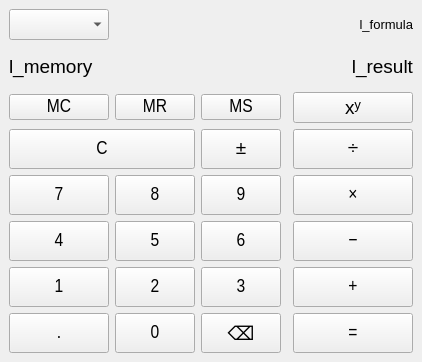
<?xml version="1.0" encoding="UTF-8"?>
<ui version="4.0">
 <class>MainWindow</class>
 <widget class="QMainWindow" name="MainWindow">
  <property name="geometry">
   <rect>
    <x>0</x>
    <y>0</y>
    <width>422</width>
    <height>362</height>
   </rect>
  </property>
  <property name="sizePolicy">
   <sizepolicy hsizetype="Preferred" vsizetype="Preferred">
    <horstretch>0</horstretch>
    <verstretch>0</verstretch>
   </sizepolicy>
  </property>
  <property name="font">
   <font>
    <pointsize>14</pointsize>
   </font>
  </property>
  <property name="windowTitle">
   <string>Калькулятор</string>
  </property>
  <widget class="QWidget" name="centralwidget">
   <layout class="QGridLayout" name="gridLayout" rowstretch="0,0,0,0,0,0,0,0,0,0,0" columnstretch="0,2,2,2,0,3">
    <item row="5" column="5">
     <widget class="QPushButton" name="tb_divide">
      <property name="sizePolicy">
       <sizepolicy hsizetype="Preferred" vsizetype="Preferred">
        <horstretch>0</horstretch>
        <verstretch>0</verstretch>
       </sizepolicy>
      </property>
      <property name="minimumSize">
       <size>
        <width>0</width>
        <height>0</height>
       </size>
      </property>
      <property name="font">
       <font>
        <family>Arial Narrow</family>
        <pointsize>14</pointsize>
       </font>
      </property>
      <property name="text">
       <string>÷</string>
      </property>
      <property name="shortcut">
       <string>/</string>
      </property>
     </widget>
    </item>
    <item row="9" column="1">
     <widget class="QPushButton" name="tb_one">
      <property name="sizePolicy">
       <sizepolicy hsizetype="Preferred" vsizetype="Preferred">
        <horstretch>0</horstretch>
        <verstretch>0</verstretch>
       </sizepolicy>
      </property>
      <property name="minimumSize">
       <size>
        <width>0</width>
        <height>0</height>
       </size>
      </property>
      <property name="font">
       <font>
        <family>Arial Narrow</family>
        <pointsize>14</pointsize>
       </font>
      </property>
      <property name="text">
       <string>1</string>
      </property>
      <property name="shortcut">
       <string>1</string>
      </property>
     </widget>
    </item>
    <item row="3" column="2">
     <widget class="QPushButton" name="tn_mr">
      <property name="minimumSize">
       <size>
        <width>0</width>
        <height>0</height>
       </size>
      </property>
      <property name="font">
       <font>
        <family>Arial Narrow</family>
        <pointsize>14</pointsize>
       </font>
      </property>
      <property name="text">
       <string>MR</string>
      </property>
     </widget>
    </item>
    <item row="7" column="5">
     <widget class="QPushButton" name="tb_substract">
      <property name="sizePolicy">
       <sizepolicy hsizetype="Preferred" vsizetype="Preferred">
        <horstretch>0</horstretch>
        <verstretch>0</verstretch>
       </sizepolicy>
      </property>
      <property name="minimumSize">
       <size>
        <width>0</width>
        <height>0</height>
       </size>
      </property>
      <property name="font">
       <font>
        <family>Arial Narrow</family>
        <pointsize>14</pointsize>
       </font>
      </property>
      <property name="text">
       <string>−</string>
      </property>
      <property name="shortcut">
       <string>-</string>
      </property>
     </widget>
    </item>
    <item row="9" column="3">
     <widget class="QPushButton" name="tb_three">
      <property name="sizePolicy">
       <sizepolicy hsizetype="Preferred" vsizetype="Preferred">
        <horstretch>0</horstretch>
        <verstretch>0</verstretch>
       </sizepolicy>
      </property>
      <property name="minimumSize">
       <size>
        <width>0</width>
        <height>0</height>
       </size>
      </property>
      <property name="font">
       <font>
        <family>Arial Narrow</family>
        <pointsize>14</pointsize>
       </font>
      </property>
      <property name="text">
       <string>3</string>
      </property>
      <property name="shortcut">
       <string>3</string>
      </property>
     </widget>
    </item>
    <item row="1" column="1">
     <widget class="QComboBox" name="cmb_controller">
      <property name="currentText">
       <string/>
      </property>
     </widget>
    </item>
    <item row="10" column="2">
     <widget class="QPushButton" name="tb_zero">
      <property name="sizePolicy">
       <sizepolicy hsizetype="Preferred" vsizetype="Preferred">
        <horstretch>0</horstretch>
        <verstretch>0</verstretch>
       </sizepolicy>
      </property>
      <property name="minimumSize">
       <size>
        <width>0</width>
        <height>0</height>
       </size>
      </property>
      <property name="font">
       <font>
        <family>Arial Narrow</family>
        <pointsize>14</pointsize>
       </font>
      </property>
      <property name="text">
       <string>0</string>
      </property>
     </widget>
    </item>
    <item row="6" column="2">
     <widget class="QPushButton" name="tb_eight">
      <property name="sizePolicy">
       <sizepolicy hsizetype="Preferred" vsizetype="Preferred">
        <horstretch>0</horstretch>
        <verstretch>0</verstretch>
       </sizepolicy>
      </property>
      <property name="minimumSize">
       <size>
        <width>0</width>
        <height>0</height>
       </size>
      </property>
      <property name="font">
       <font>
        <family>Arial Narrow</family>
        <pointsize>14</pointsize>
       </font>
      </property>
      <property name="text">
       <string>8</string>
      </property>
      <property name="shortcut">
       <string>8</string>
      </property>
     </widget>
    </item>
    <item row="6" column="1">
     <widget class="QPushButton" name="tb_seven">
      <property name="sizePolicy">
       <sizepolicy hsizetype="Preferred" vsizetype="Preferred">
        <horstretch>0</horstretch>
        <verstretch>0</verstretch>
       </sizepolicy>
      </property>
      <property name="minimumSize">
       <size>
        <width>0</width>
        <height>0</height>
       </size>
      </property>
      <property name="font">
       <font>
        <family>Arial Narrow</family>
        <pointsize>14</pointsize>
       </font>
      </property>
      <property name="text">
       <string>7</string>
      </property>
      <property name="shortcut">
       <string>7</string>
      </property>
     </widget>
    </item>
    <item row="9" column="5">
     <widget class="QPushButton" name="tb_add">
      <property name="sizePolicy">
       <sizepolicy hsizetype="Preferred" vsizetype="Preferred">
        <horstretch>0</horstretch>
        <verstretch>0</verstretch>
       </sizepolicy>
      </property>
      <property name="minimumSize">
       <size>
        <width>0</width>
        <height>0</height>
       </size>
      </property>
      <property name="font">
       <font>
        <family>Arial Narrow</family>
        <pointsize>14</pointsize>
       </font>
      </property>
      <property name="text">
       <string>+</string>
      </property>
      <property name="shortcut">
       <string>+</string>
      </property>
     </widget>
    </item>
    <item row="10" column="3">
     <widget class="QPushButton" name="tb_backspace">
      <property name="sizePolicy">
       <sizepolicy hsizetype="Preferred" vsizetype="Preferred">
        <horstretch>0</horstretch>
        <verstretch>0</verstretch>
       </sizepolicy>
      </property>
      <property name="text">
       <string>⌫</string>
      </property>
     </widget>
    </item>
    <item row="5" column="3">
     <widget class="QPushButton" name="tb_negate">
      <property name="sizePolicy">
       <sizepolicy hsizetype="Preferred" vsizetype="Preferred">
        <horstretch>0</horstretch>
        <verstretch>0</verstretch>
       </sizepolicy>
      </property>
      <property name="minimumSize">
       <size>
        <width>0</width>
        <height>0</height>
       </size>
      </property>
      <property name="font">
       <font>
        <family>Arial Narrow</family>
        <pointsize>14</pointsize>
       </font>
      </property>
      <property name="text">
       <string>±</string>
      </property>
     </widget>
    </item>
    <item row="6" column="3">
     <widget class="QPushButton" name="tb_nine">
      <property name="sizePolicy">
       <sizepolicy hsizetype="Preferred" vsizetype="Preferred">
        <horstretch>0</horstretch>
        <verstretch>0</verstretch>
       </sizepolicy>
      </property>
      <property name="minimumSize">
       <size>
        <width>0</width>
        <height>0</height>
       </size>
      </property>
      <property name="font">
       <font>
        <family>Arial Narrow</family>
        <pointsize>14</pointsize>
       </font>
      </property>
      <property name="text">
       <string>9</string>
      </property>
      <property name="shortcut">
       <string>9</string>
      </property>
     </widget>
    </item>
    <item row="7" column="3">
     <widget class="QPushButton" name="tb_six">
      <property name="sizePolicy">
       <sizepolicy hsizetype="Preferred" vsizetype="Preferred">
        <horstretch>0</horstretch>
        <verstretch>0</verstretch>
       </sizepolicy>
      </property>
      <property name="minimumSize">
       <size>
        <width>0</width>
        <height>0</height>
       </size>
      </property>
      <property name="font">
       <font>
        <family>Arial Narrow</family>
        <pointsize>14</pointsize>
       </font>
      </property>
      <property name="text">
       <string>6</string>
      </property>
      <property name="shortcut">
       <string>6</string>
      </property>
     </widget>
    </item>
    <item row="3" column="5">
     <widget class="QPushButton" name="tb_power">
      <property name="text">
       <string>xʸ</string>
      </property>
     </widget>
    </item>
    <item row="10" column="1">
     <widget class="QPushButton" name="tb_extra">
      <property name="sizePolicy">
       <sizepolicy hsizetype="Preferred" vsizetype="Preferred">
        <horstretch>0</horstretch>
        <verstretch>0</verstretch>
       </sizepolicy>
      </property>
      <property name="minimumSize">
       <size>
        <width>0</width>
        <height>0</height>
       </size>
      </property>
      <property name="font">
       <font>
        <family>Arial Narrow</family>
        <pointsize>14</pointsize>
       </font>
      </property>
      <property name="text">
       <string>.</string>
      </property>
     </widget>
    </item>
    <item row="9" column="2">
     <widget class="QPushButton" name="tb_two">
      <property name="sizePolicy">
       <sizepolicy hsizetype="Preferred" vsizetype="Preferred">
        <horstretch>0</horstretch>
        <verstretch>0</verstretch>
       </sizepolicy>
      </property>
      <property name="minimumSize">
       <size>
        <width>0</width>
        <height>0</height>
       </size>
      </property>
      <property name="font">
       <font>
        <family>Arial Narrow</family>
        <pointsize>14</pointsize>
       </font>
      </property>
      <property name="text">
       <string>2</string>
      </property>
      <property name="shortcut">
       <string>2</string>
      </property>
     </widget>
    </item>
    <item row="2" column="1" colspan="5">
     <layout class="QHBoxLayout" name="horizontalLayout" stretch="0,1">
      <item>
       <widget class="QLabel" name="l_memory">
        <property name="sizePolicy">
         <sizepolicy hsizetype="Preferred" vsizetype="Preferred">
          <horstretch>0</horstretch>
          <verstretch>0</verstretch>
         </sizepolicy>
        </property>
        <property name="font">
         <font>
          <pointsize>14</pointsize>
         </font>
        </property>
        <property name="text">
         <string>l_memory</string>
        </property>
       </widget>
      </item>
      <item>
       <widget class="QLabel" name="l_result">
        <property name="sizePolicy">
         <sizepolicy hsizetype="Preferred" vsizetype="Preferred">
          <horstretch>0</horstretch>
          <verstretch>0</verstretch>
         </sizepolicy>
        </property>
        <property name="font">
         <font>
          <pointsize>14</pointsize>
         </font>
        </property>
        <property name="text">
         <string>l_result</string>
        </property>
        <property name="alignment">
         <set>Qt::AlignmentFlag::AlignRight|Qt::AlignmentFlag::AlignTrailing|Qt::AlignmentFlag::AlignVCenter</set>
        </property>
       </widget>
      </item>
     </layout>
    </item>
    <item row="6" column="5">
     <widget class="QPushButton" name="tb_multiplicate">
      <property name="sizePolicy">
       <sizepolicy hsizetype="Expanding" vsizetype="Preferred">
        <horstretch>0</horstretch>
        <verstretch>0</verstretch>
       </sizepolicy>
      </property>
      <property name="minimumSize">
       <size>
        <width>0</width>
        <height>0</height>
       </size>
      </property>
      <property name="font">
       <font>
        <family>Arial Narrow</family>
        <pointsize>14</pointsize>
       </font>
      </property>
      <property name="text">
       <string>×</string>
      </property>
      <property name="shortcut">
       <string>*</string>
      </property>
     </widget>
    </item>
    <item row="5" column="1" colspan="2">
     <widget class="QPushButton" name="tb_reset">
      <property name="sizePolicy">
       <sizepolicy hsizetype="Preferred" vsizetype="Preferred">
        <horstretch>0</horstretch>
        <verstretch>0</verstretch>
       </sizepolicy>
      </property>
      <property name="minimumSize">
       <size>
        <width>0</width>
        <height>0</height>
       </size>
      </property>
      <property name="font">
       <font>
        <family>Arial Narrow</family>
        <pointsize>14</pointsize>
       </font>
      </property>
      <property name="text">
       <string>C</string>
      </property>
      <property name="shortcut">
       <string>Esc</string>
      </property>
     </widget>
    </item>
    <item row="7" column="1">
     <widget class="QPushButton" name="tb_four">
      <property name="sizePolicy">
       <sizepolicy hsizetype="Preferred" vsizetype="Preferred">
        <horstretch>0</horstretch>
        <verstretch>0</verstretch>
       </sizepolicy>
      </property>
      <property name="minimumSize">
       <size>
        <width>0</width>
        <height>0</height>
       </size>
      </property>
      <property name="font">
       <font>
        <family>Arial Narrow</family>
        <pointsize>14</pointsize>
       </font>
      </property>
      <property name="text">
       <string>4</string>
      </property>
      <property name="shortcut">
       <string>4</string>
      </property>
     </widget>
    </item>
    <item row="10" column="5">
     <widget class="QPushButton" name="tb_equal">
      <property name="sizePolicy">
       <sizepolicy hsizetype="Preferred" vsizetype="Preferred">
        <horstretch>0</horstretch>
        <verstretch>0</verstretch>
       </sizepolicy>
      </property>
      <property name="minimumSize">
       <size>
        <width>0</width>
        <height>0</height>
       </size>
      </property>
      <property name="font">
       <font>
        <family>Arial Narrow</family>
        <pointsize>14</pointsize>
       </font>
      </property>
      <property name="text">
       <string>=</string>
      </property>
      <property name="shortcut">
       <string>Enter</string>
      </property>
     </widget>
    </item>
    <item row="3" column="1">
     <widget class="QPushButton" name="tb_mc">
      <property name="minimumSize">
       <size>
        <width>0</width>
        <height>0</height>
       </size>
      </property>
      <property name="font">
       <font>
        <family>Arial Narrow</family>
        <pointsize>14</pointsize>
       </font>
      </property>
      <property name="text">
       <string>MC</string>
      </property>
     </widget>
    </item>
    <item row="3" column="3">
     <widget class="QPushButton" name="tb_ms">
      <property name="minimumSize">
       <size>
        <width>0</width>
        <height>0</height>
       </size>
      </property>
      <property name="font">
       <font>
        <family>Arial Narrow</family>
        <pointsize>14</pointsize>
       </font>
      </property>
      <property name="text">
       <string>MS</string>
      </property>
     </widget>
    </item>
    <item row="7" column="2">
     <widget class="QPushButton" name="tb_five">
      <property name="sizePolicy">
       <sizepolicy hsizetype="Preferred" vsizetype="Preferred">
        <horstretch>0</horstretch>
        <verstretch>0</verstretch>
       </sizepolicy>
      </property>
      <property name="minimumSize">
       <size>
        <width>0</width>
        <height>0</height>
       </size>
      </property>
      <property name="font">
       <font>
        <family>Arial Narrow</family>
        <pointsize>14</pointsize>
       </font>
      </property>
      <property name="text">
       <string>5</string>
      </property>
      <property name="shortcut">
       <string>5</string>
      </property>
     </widget>
    </item>
    <item row="1" column="5">
     <widget class="QLabel" name="l_formula">
      <property name="font">
       <font>
        <pointsize>10</pointsize>
       </font>
      </property>
      <property name="text">
       <string>l_formula</string>
      </property>
      <property name="alignment">
       <set>Qt::AlignmentFlag::AlignRight|Qt::AlignmentFlag::AlignTrailing|Qt::AlignmentFlag::AlignVCenter</set>
      </property>
     </widget>
    </item>
   </layout>
  </widget>
 </widget>
 <resources/>
 <connections/>
</ui>
